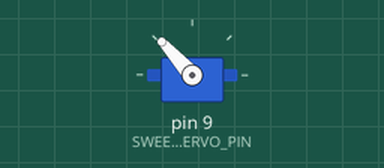
Bench run of a sketch on a simulated Arduino Uno, built with avr-gcc and run on an emulated ATmega328P. Shown: servo.

Above: at 0.05 s.
Timing chart, 0 to 16.4 s (numbered marks = the images above):
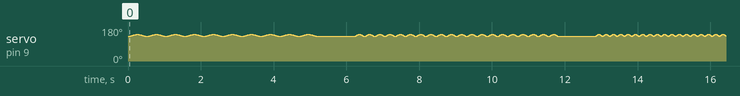

The sketch:

servo_sweep.ino
```cpp
#include "src/logic.h"

#define INTER_TRIAL 1000

void setup() {
  sweep_init();
}

void loop() {
  sweep_run(SWEEP_START, SWEEP_STOP, 1, 10, 20);  // ~2 Hz
  delay(INTER_TRIAL);
  sweep_run(SWEEP_START, SWEEP_STOP, 2, 20, 20);  // ~4 Hz
  delay(INTER_TRIAL);
  sweep_run(SWEEP_START, SWEEP_STOP, 3, 20, 20);  // ~6 Hz
  delay(INTER_TRIAL);
  sweep_run(SWEEP_START, SWEEP_STOP, 4, 40, 20);  // ~8 Hz
  delay(INTER_TRIAL);
}
```

logic.cpp
```cpp
#include "logic.h"

static Servo g_servo;
static unsigned long g_writes = 0;

void sweep_init() {
  g_writes = 0;
  g_servo.attach(SWEEP_SERVO_PIN);
  sweep_write(SWEEP_START);
}

int sweep_clamp_angle(int angle) {
  if (angle < 0) {
    return 0;
  }
  if (angle > 180) {
    return 180;
  }
  return angle;
}

void sweep_write(int angle) {
  g_servo.write(sweep_clamp_angle(angle));
  g_writes++;
}

int sweep_angle() {
  return g_servo.read();
}

unsigned int sweep_steps_per_cycle(int start_pos, int stop_pos, int step_pos) {
  if (step_pos <= 0 || stop_pos < start_pos) {
    return 0;
  }
  unsigned int one_way = (unsigned int)((stop_pos - start_pos) / step_pos) + 1;
  return 2 * one_way;
}

void sweep_run(int start_pos, int stop_pos, int step_pos, int cycles, int step_delay_ms) {
  if (step_pos <= 0 || stop_pos < start_pos) {
    return;
  }
  for (int cycle = 0; cycle < cycles; cycle++) {
    for (int pos = start_pos; pos <= stop_pos; pos += step_pos) {
      sweep_write(pos);
      delay(step_delay_ms);
    }
    for (int pos = stop_pos; pos >= start_pos; pos -= step_pos) {
      sweep_write(pos);
      delay(step_delay_ms);
    }
  }
}

unsigned long sweep_write_count() {
  return g_writes;
}
```

logic.h
```cpp
// servo_sweep: sweep a hobby servo back and forth between two angles with configurable step and timing.
// Adapted from https://github.com/gwappa/arduino-servo-sweep (MIT).
#ifndef LOGIC_H
#define LOGIC_H
#include <Arduino.h>
#include <Servo.h>

#define SWEEP_SERVO_PIN 9
#define SWEEP_START 130   // default lower angle
#define SWEEP_STOP  142   // default upper angle

void sweep_init();                                     // attach the servo and move to SWEEP_START
int sweep_clamp_angle(int angle);                      // pure: clamp to 0..180
void sweep_write(int angle);                           // clamp and write the angle to the servo
int sweep_angle();                                     // angle currently commanded (Servo::read)
unsigned int sweep_steps_per_cycle(int start_pos, int stop_pos, int step_pos); // pure: number of writes per up+down cycle (0 if args invalid)
void sweep_run(int start_pos, int stop_pos, int step_pos, int cycles, int step_delay_ms); // run cycles of up-and-down sweeps
unsigned long sweep_write_count();                     // number of servo writes since sweep_init

#endif
```
